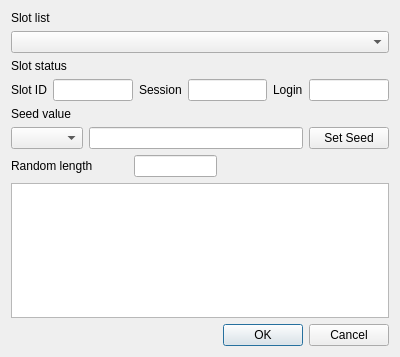
<?xml version="1.0" encoding="UTF-8"?>
<ui version="4.0">
 <class>RandDlg</class>
 <widget class="QDialog" name="RandDlg">
  <property name="geometry">
   <rect>
    <x>0</x>
    <y>0</y>
    <width>400</width>
    <height>357</height>
   </rect>
  </property>
  <property name="windowTitle">
   <string>Random</string>
  </property>
  <layout class="QGridLayout" name="gridLayout">
   <item row="2" column="0" colspan="2">
    <widget class="QLabel" name="label_2">
     <property name="text">
      <string>Slot status</string>
     </property>
    </widget>
   </item>
   <item row="1" column="0" colspan="6">
    <widget class="QComboBox" name="mSlotsCombo"/>
   </item>
   <item row="0" column="0" colspan="2">
    <widget class="QLabel" name="label">
     <property name="text">
      <string>Slot list</string>
     </property>
    </widget>
   </item>
   <item row="5" column="1" colspan="4">
    <widget class="QLineEdit" name="mSeedText"/>
   </item>
   <item row="7" column="0" colspan="6">
    <widget class="QPlainTextEdit" name="mOutputText"/>
   </item>
   <item row="6" column="2" colspan="2">
    <widget class="QLineEdit" name="mLengthText"/>
   </item>
   <item row="5" column="0">
    <widget class="QComboBox" name="mSeedCombo"/>
   </item>
   <item row="5" column="5">
    <widget class="QPushButton" name="mSetSeedBtn">
     <property name="text">
      <string>Set Seed</string>
     </property>
    </widget>
   </item>
   <item row="4" column="0" colspan="2">
    <widget class="QLabel" name="label_4">
     <property name="text">
      <string>Seed value</string>
     </property>
    </widget>
   </item>
   <item row="8" column="4" colspan="2">
    <widget class="QDialogButtonBox" name="buttonBox">
     <property name="orientation">
      <enum>Qt::Horizontal</enum>
     </property>
     <property name="standardButtons">
      <set>QDialogButtonBox::Cancel|QDialogButtonBox::Ok</set>
     </property>
    </widget>
   </item>
   <item row="6" column="0" colspan="2">
    <widget class="QLabel" name="label_5">
     <property name="text">
      <string>Random length</string>
     </property>
    </widget>
   </item>
   <item row="3" column="0" colspan="6">
    <layout class="QHBoxLayout" name="horizontalLayout">
     <property name="bottomMargin">
      <number>0</number>
     </property>
     <item>
      <widget class="QLabel" name="label_3">
       <property name="text">
        <string>Slot ID</string>
       </property>
      </widget>
     </item>
     <item>
      <widget class="QLineEdit" name="mSlotIDText"/>
     </item>
     <item>
      <widget class="QLabel" name="label_6">
       <property name="text">
        <string>Session</string>
       </property>
      </widget>
     </item>
     <item>
      <widget class="QLineEdit" name="mSessionText"/>
     </item>
     <item>
      <widget class="QLabel" name="label_7">
       <property name="text">
        <string>Login</string>
       </property>
      </widget>
     </item>
     <item>
      <widget class="QLineEdit" name="mLoginText"/>
     </item>
    </layout>
   </item>
  </layout>
 </widget>
 <resources/>
 <connections>
  <connection>
   <sender>buttonBox</sender>
   <signal>accepted()</signal>
   <receiver>RandDlg</receiver>
   <slot>accept()</slot>
   <hints>
    <hint type="sourcelabel">
     <x>248</x>
     <y>254</y>
    </hint>
    <hint type="destinationlabel">
     <x>157</x>
     <y>274</y>
    </hint>
   </hints>
  </connection>
  <connection>
   <sender>buttonBox</sender>
   <signal>rejected()</signal>
   <receiver>RandDlg</receiver>
   <slot>reject()</slot>
   <hints>
    <hint type="sourcelabel">
     <x>316</x>
     <y>260</y>
    </hint>
    <hint type="destinationlabel">
     <x>286</x>
     <y>274</y>
    </hint>
   </hints>
  </connection>
 </connections>
</ui>
